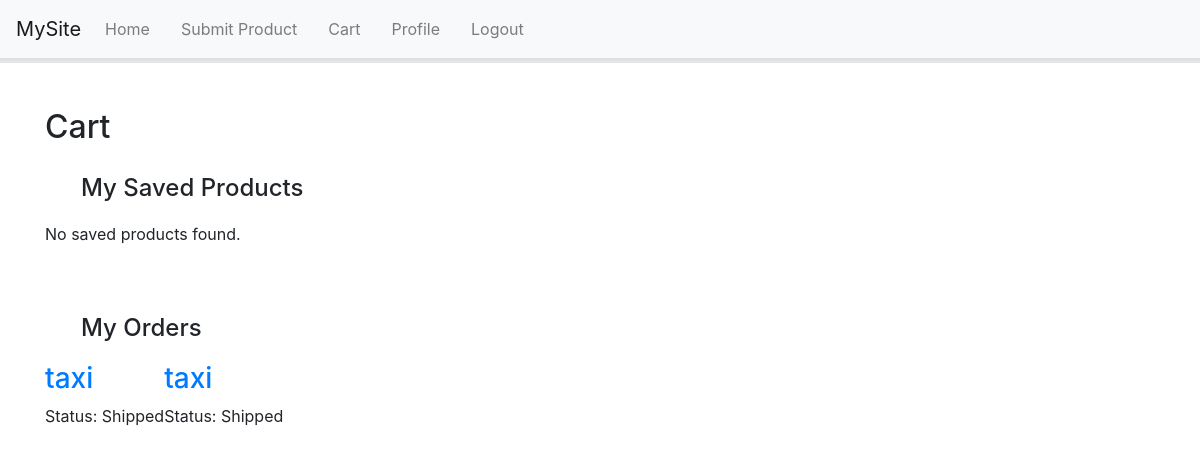
Page /product/3/orders/ on the committed database.
### users/models.py (models this page shows, shortened)
class Purchase(models.Model):
    user = models.ForeignKey(User, on_delete=models.CASCADE)
    product = models.ForeignKey(Product, on_delete=models.CASCADE)
    first_name = models.CharField(max_length=100)
    last_name = models.CharField(max_length=100)
    phone_number = models.CharField(max_length=20)
    address = models.CharField(max_length=255)
    card_number = models.CharField(max_length=16)
    secret_number = models.CharField(max_length=3)
    STATUS_CHOICES = [
        ('PROCESS', 'Under Process'),
        ('SHIPPED', 'Shipped'),
    ]
    status = models.CharField(max_length=10, choices=STATUS_CHOICES, default='PROCESS')

class Product(models.Model):
    user = models.ForeignKey("custom_user", on_delete=models.CASCADE)
    name = models.CharField(max_length=255)
    car_model = models.CharField(max_length=255)
    car_serie = models.CharField(max_length=255)
    piece = models.CharField(max_length=255)
    price = models.DecimalField(max_digits=10, decimal_places=2)
    phone_number = models.CharField(max_length=15)
    STATE_CHOICES = [
        ('new', 'New'),
        ('used', 'Used'),
    ]
    state = models.CharField(max_length=4, choices=STATE_CHOICES)
    city = models.ForeignKey(Wilaya, on_delete=models.CASCADE)
    description = models.TextField(blank=True, null=True)
    created_at = models.DateTimeField(auto_now_add=True)
    quantity = models.PositiveIntegerField(default=0)
    sales = models.PositiveIntegerField(default=0)
    total_rating = models.FloatField(default=0)
    rating_count = models.PositiveIntegerField(default=0)

### users/views.py (the view, shortened to what this page needs)
# urls.py: path('product/<int:product_id>/orders/', views.product_orders, name='product_orders'),
def product_orders(request, product_id):
    product = get_object_or_404(Product, id=product_id)
    orders = Purchase.objects.filter(product=product)
    return render(request, 'users/cart.html', {'product': product, 'orders': orders})

### users/templates/users/cart.html (shortened to what this page needs)
{% extends "users/layout.html" %}
{% load static %}
{% block content %}
<link rel="stylesheet" href="{% static 'css/profile.css' %}">
<h2>Cart</h2>
<p style="font-weight: 500; font-size: 2vw; margin-left: 3vw; margin-top: 2vw">My Saved Products</p>
<div class="products">
    {% if saved_products %}
        {% for saved_product in saved_products %}
        <div class="product">
             <div class="card-img"><img src="{{ saved_product.product.media_files_set.first.path.url }}" alt=""></div>
             <hr class="dropdown-divider">
            <h3>{{ saved_product.product.name }}</h3>
            <p>Price: {{ saved_product.product.price }} DA</p>
            <p>City: {{ saved_product.product.city }}</p>
            <form method="post" action="{% url 'remove_saved_product' saved_product.product.id %}">
                {% csrf_token %}
                <button type="submit" class="btn btn-danger">Remove</button>
            </form>
        </div>
        {% endfor %}
    {% else %}
        <p>No saved products found.</p>
    {% endif %}
</div>
<br>
<p style="font-weight: 500; font-size: 2vw; margin-left: 3vw; margin-top: 2vw">My Orders</p>
<div class="products">
  {% if orders %}
  {% for order in orders %}
  <div class="order">
      <div class="order-details">
          <h3><a href="{% url 'product_detail' order.product.id %}">{{ order.product.name }}</a></h3>
          <p>Status: {{ order.get_status_display }}</p>
      </div>
  </div>
  {% endfor %}
{% else %}
  <p>No orders found.</p>
{% endif %}
</div>
{% endblock %}

### users/templates/users/layout.html (style rules this page uses)
.products { display: flex; flex-wrap: wrap; }
body { height: 1000px; }

### rows in the picture
Purchase: product.name "taxi", status "Shipped"
Purchase: product.name "taxi", status "Shipped"
